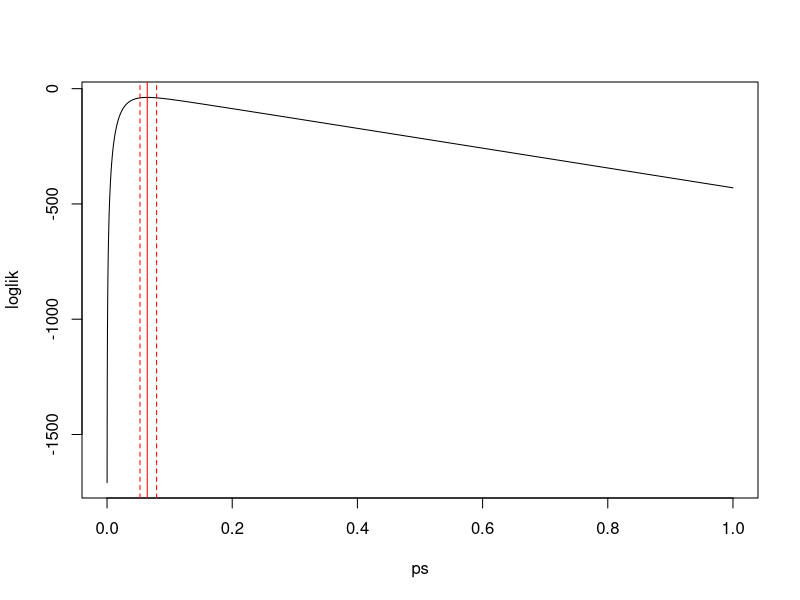
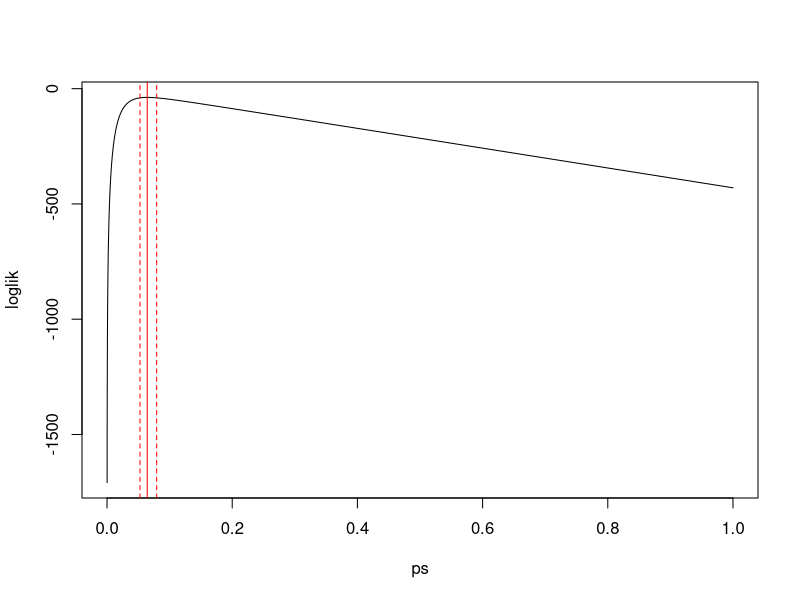
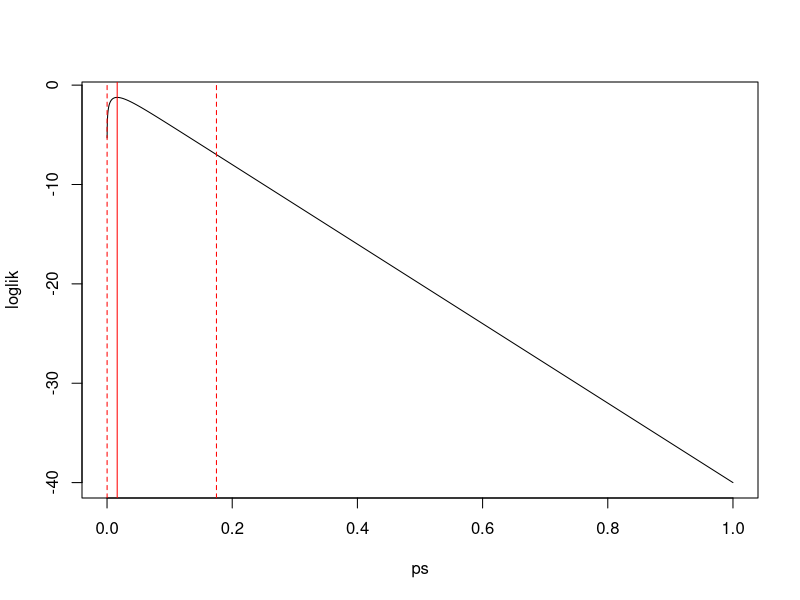

Write the R code that produced these figures, in order.
#### auxiliary functions ####
setNA <- function (v, a) {
  v[is.na(v)] <- a; v
}

# loglikelihood function
# dat_mx should have three columns containing input copies,
# number of positive reactions and number of negative reactions
logL <- function(dat_mx, p){
  prob_fail <- exp(-dat_mx[,1] * p)
  sum(log(prob_fail) * dat_mx[,3] +
        log(1 - prob_fail) * dat_mx[, 2])
}

#### LoD for a single stage ####

LoD <- function(dat_mx, level=0.95){

  # maximise likelihood estimation of p, the probability that
  # a single molecule can be positively tested
  func <- function(p) logL(dat_mx, p)
  ret <- optimise(func, c(0,1), maximum=TRUE)
  p <- ret$maximum

  # confidence interval for p constructed using log likelihood
  # ratio test (chisq with 1 dof under the null)
  ps <- seq(0, 1, by=0.0001)
  loglik <- sapply(ps, func)
  threshold <- ret$objective - qchisq(level, df=1) / 2
  CI_p <- range(ps[setNA(loglik > threshold, FALSE)])

  plot(ps, loglik, type='l') # visualise log likelihood
  abline(v=p, lty=1, col='red') # MLE
  abline(v=CI_p, lty=2, col='red') # plot confidence interval for p

  # use MLE and CI of p to compute MLE and CI of LoD-95
  LoD <- round(-log(1-level)/p, 1)
  CI_LoD <- round(rev(-log(1-level)/CI_p), 1)

  return(list(prob=p, CI_prob=CI_p, LoD=LoD, CI_LoD=CI_LoD))
}


#### Two stage LoD ####

LoD_ts <- function(mx1, mx2, level=0.95){
  alpha <- 1 - level
  ratio <- sum(mx1[,-1]) / sum(mx2[,-1])
  alpha2 <- alpha / (ratio + 1)
  alpha1 <- alpha2 * ratio
  ret1 <- LoD(mx1, level=1-alpha1)
  ret2 <- LoD(mx2, level=1-alpha2)
  p <- ret1$prob; CI_p <- ret1$CI_prob
  q <- ret2$prob; CI_q <- ret2$CI_prob

  # compute combined detection probability and LoD
  s <- 1-(1-p)*(1-q)
  CI_s <- 1-(1-CI_p)*(1-CI_q)

  # compute combined LoD
  LoD_s <- round(-log(0.05)/s, 1)
  CI_LoD_s <- round(rev(-log(0.05)/CI_s), 1)

  return(list(prob=s, CI_prob=CI_s, LoD=LoD_s, CI_LoD=CI_LoD_s))
}

#### main ####
# Stage 1 result data matrix
mx1 <- matrix(c(10, 4, 8,
               50, 171, 5,
               100, 168, 1), ncol=3, byrow=TRUE)
colnames(mx1) <- c('copies', 'success', 'fail')
mx1

# Stage 2 result data matrix
mx2 <- matrix(c(10, 0, 4,
                50, 1, 0), ncol=3, byrow=TRUE)
colnames(mx2) <- c('copies', 'success', 'fail')
mx2

# Stage 1 LoD95
LoD(mx1)

# Stage 1 + 2 LoD95
LoD_ts(mx1, mx2)
